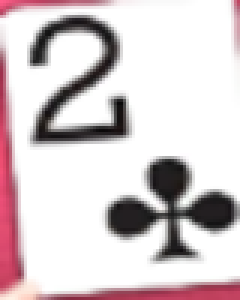
#> input picture card_templates/2c.png, 80 x 100 px (shown 3 times larger)
$ python -i advanced_card_detector.py   (imports and definitions only)
#> lines starting #> are read from the running program, lines starting #| are printed output that depends on the picture; after the words box and inside, x2 and y2 are one past the last pixel; in counts of white or black regions, pixels touching at a corner belong together
### logger.py
import os
import datetime
import cv2
import json
from typing import Any, Dict, List


class Logger:
    def __init__(self, base_dir="logs"):
        """Initialize logger with base directory"""
        self.base_dir = base_dir
        self.ensure_directory_exists(base_dir)

        # Create session directory
        self.session_dir = self.create_session_directory()

        # Create subdirectories
        self.image_dir = os.path.join(self.session_dir, "images")
        self.log_dir = os.path.join(self.session_dir, "logs")
        self.ensure_directory_exists(self.image_dir)
        self.ensure_directory_exists(self.log_dir)

        # Initialize log file
        self.log_file_path = os.path.join(self.log_dir, "session.log")
        self.initialize_log_file()

    def ensure_directory_exists(self, directory: str):
        """Create a directory if it doesn't exist"""
        if not os.path.exists(directory):
            os.makedirs(directory)

    def create_session_directory(self) -> str:
        """Create a session directory with a timestamp"""
        timestamp = datetime.datetime.now().strftime("%Y%m%d_%H%M%S")
        session_dir = os.path.join(self.base_dir, f"session_{timestamp}")
        self.ensure_directory_exists(session_dir)
        return session_dir

    def initialize_log_file(self):
        """Initialize log file with header"""
        header = f"=== Governor of Poker Bot Session ===\n"
        header += f"Started at: {datetime.datetime.now().strftime('%Y-%m-%d %H:%M:%S')}\n\n"

        with open(self.log_file_path, 'w', encoding='utf-8') as f:
            f.write(header)

    # [17 lines left out: functions log, log_card_detection, not called in this run]

    def log_simulation_results(self, win_prob: float, lose_prob: float, tie_prob: float):
        """Log simulation results"""
        self.log(f"Simulation results - Win: {win_prob:.2%}, Lose: {lose_prob:.2%}, Tie: {tie_prob:.2%}")

    def log_decision(self, decision: str):
        """Log bot decision"""
        self.log(f"Bot decision: {decision}")

    # [26 lines left out: functions log_error, save_image, save_calibration_data, not called in this run]

    def get_session_directory(self) -> str:
        """Get the current session directory"""
        return self.session_dir

### advanced_card_detector.py
#!/usr/bin/env python3
"""
Advanced Card Detection Module with OCR and Multiple Detection Methods
"""
import cv2
import numpy as np
import os
import pytesseract
from logger import Logger


class AdvancedCardDetector:
    def __init__(self):
        """Initialize advanced card detector"""
        self.suits = ['d', 's', 'c', 'h']
        self.ranks = ['A', '2', '3', '4', '5', '6', '7', '8', '9', 'T', 'J', 'Q', 'K']
        self.logger = Logger()

        # Initialize Tesseract OCR
        pytesseract.pytesseract.tesseract_cmd = r'C:\Program Files\Tesseract-OCR\tesseract.exe'

        # Load templates for fallback
        self.rank_templates = self._load_rank_templates()
        self.suit_templates = self._load_suit_templates()

        # Card detection parameters
        self.card_aspect_ratio = 1.4  # Standard playing card aspect ratio
        self.min_card_area = 1000
        self.max_card_area = 50000

    def _load_rank_templates(self):
        """Load rank templates for OCR fallback"""
        templates = {}
        template_dir = "rank_templates"
        if os.path.exists(template_dir):
            for rank in self.ranks:
                template_path = os.path.join(template_dir, f"{rank}.png")
                if os.path.exists(template_path):
                    templates[rank] = cv2.imread(template_path, cv2.IMREAD_GRAYSCALE)
        return templates

    def _load_suit_templates(self):
        """Load suit templates for OCR fallback"""
        templates = {}
        template_dir = "suit_templates"
        if os.path.exists(template_dir):
            for suit in self.suits:
                template_path = os.path.join(template_dir, f"{suit}.png")
                if os.path.exists(template_path):
                    templates[suit] = cv2.imread(template_path, cv2.IMREAD_GRAYSCALE)
        return templates

    def _preprocess_for_ocr(self, card_image):
        """Preprocess card image for better OCR results"""
        # Convert to grayscale
        gray = cv2.cvtColor(card_image, cv2.COLOR_BGR2GRAY)

        # Apply adaptive thresholding for better text detection
        binary = cv2.adaptiveThreshold(gray, 255, cv2.ADAPTIVE_THRESH_GAUSSIAN_C,
                                      cv2.THRESH_BINARY_INV, 11, 2)

        # Remove noise
        kernel = np.ones((1, 1), np.uint8)
        processed = cv2.morphologyEx(binary, cv2.MORPH_CLOSE, kernel)

        return processed

    def _extract_rank_with_ocr(self, card_image):
        """Extract card rank using OCR"""
        try:
            # Preprocess image
            processed = self._preprocess_for_ocr(card_image)

            # Configure Tesseract for single character recognition
            custom_config = r'--oem 3 --psm 10 -c tessedit_char_whitelist=AKQJT98765432'

            # Perform OCR
            text = pytesseract.image_to_string(processed, config=custom_config)

            # Clean and validate the result
            text = text.strip().upper()

            # Map common OCR errors
            ocr_mapping = {
                '0': 'O',  # Sometimes 0 is detected as O
                'S': '5',  # Sometimes S is detected as 5
            }

            for wrong, correct in ocr_mapping.items():
                text = text.replace(wrong, correct)

            # Validate rank
            if text in self.ranks:
                return text
            elif len(text) == 1 and text.isdigit() and text in '23456789':
                return text
            else:
                self.logger.log(f"OCR detected invalid rank: {text}", level="WARNING")
                return None

        except Exception as e:
            self.logger.log(f"OCR error: {e}", level="ERROR")
            return None

    # [120 lines left out: functions _extract_suit_with_ocr, _detect_card_with_contours, _fallback_template_matching, not called in this run]

    def detect_cards(self, image, card_type="player"):
        """Main card detection method using multiple approaches"""
        if image is None or image.size == 0:
            self.logger.log(f"{card_type} image is None or empty", level="WARNING")
            return []

        # Ensure proper image format
        if len(image.shape) == 2:
            image = cv2.cvtColor(image, cv2.COLOR_GRAY2BGR)
        elif len(image.shape) == 3 and image.shape[2] == 4:
            image = cv2.cvtColor(image, cv2.COLOR_BGRA2BGR)

        detected_cards = []

        # Method 1: Direct OCR on the whole image
        try:
            rank = self._extract_rank_with_ocr(image)
            suit = self._extract_suit_with_ocr(image)

            if rank and suit:
                card = f"{rank}{suit}"
                detected_cards.append(card)
                self.logger.log(f"OCR detected {card_type} card: {card}")
                return detected_cards
        except Exception as e:
            self.logger.log(f"Direct OCR failed: {e}", level="WARNING")

        # Method 2: Contour-based detection
        try:
            cards = self._detect_card_with_contours(image)
            for card_roi, (x, y, w, h) in cards:
                rank = self._extract_rank_with_ocr(card_roi)
                suit = self._extract_suit_with_ocr(card_roi)

                if rank and suit:
                    card = f"{rank}{suit}"
                    detected_cards.append(card)
                    self.logger.log(f"Contour+OCR detected {card_type} card: {card}")
                else:
                    # Fallback to template matching
                    card = self._fallback_template_matching(card_roi, card_type)
                    if card:
                        detected_cards.append(card)
                        self.logger.log(f"Template matching detected {card_type} card: {card}")
        except Exception as e:
            self.logger.log(f"Contour detection failed: {e}", level="WARNING")

        # Method 3: Direct template matching as last resort
        if not detected_cards:
            card = self._fallback_template_matching(image, card_type)
            if card:
                detected_cards.append(card)
                self.logger.log(f"Final fallback detected {card_type} card: {card}")

        return detected_cards

    # [62 lines left out: functions get_player_cards, get_community_cards, not called in this run]

>>> import cv2
>>> picture = cv2.imread('card_templates/2c.png')
#> picture is the input picture: shape (100, 80, 3); mean B, G, R 206.8, 204.4, 215.3
>>> result = AdvancedCardDetector().detect_cards(picture)
#> in _preprocess_for_ocr, `gray = cv2.cvtColor(card_image, cv2.COLOR_BGR2GRAY)`:
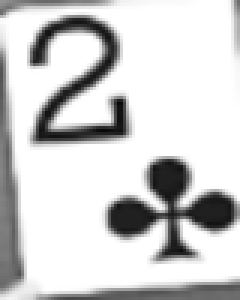
#> gray: shape (100, 80) (shown 3 times larger); min 9, max 255, mean 207.9
#> in _preprocess_for_ocr, `binary = cv2.adaptiveThreshold(gray, 255, cv2.ADAPTIVE_THRESH_GAUSSIAN..`:
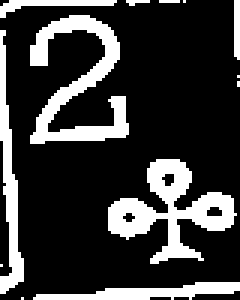
#> binary: shape (100, 80) (shown 3 times larger); 22.5% white; 13 white regions (7 under 20 px), largest, box (x1, y1, x2, y2) and area: (36, 53, 79, 88) 595, (10, 5, 43, 48) 547, (0, 10, 8, 98) 286, (11, 94, 80, 100) 219, (0, 0, 39, 6) 89, (78, 0, 80, 20) 39
#> (the run stopped early here; a loop or call above may not have finished)

$ run again, on card_templates/3c.png
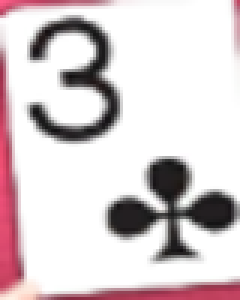
#> input picture card_templates/3c.png, 80 x 100 px (shown 3 times larger)
#> picture is the input picture: shape (100, 80, 3); mean B, G, R 208.7, 206.3, 217.2
#> in _preprocess_for_ocr, `gray = cv2.cvtColor(card_image, cv2.COLOR_BGR2GRAY)`:
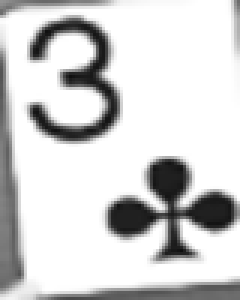
#> gray: shape (100, 80) (shown 3 times larger); min 14, max 255, mean 209.8
#> in _preprocess_for_ocr, `binary = cv2.adaptiveThreshold(gray, 255, cv2.ADAPTIVE_THRESH_GAUSSIAN..`:
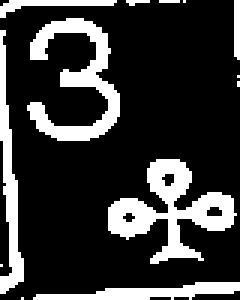
#> binary: shape (100, 80) (shown 3 times larger); 21.7% white; 13 white regions (7 under 20 px), largest, box (x1, y1, x2, y2) and area: (36, 53, 79, 88) 595, (9, 6, 40, 47) 483, (0, 10, 8, 98) 286, (11, 94, 80, 100) 219, (0, 0, 39, 6) 89, (78, 0, 80, 20) 39

$ run again, on card_templates/5c.png
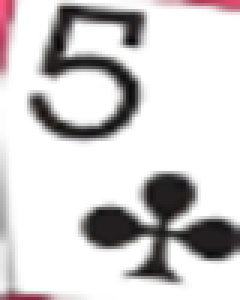
#> input picture card_templates/5c.png, 80 x 100 px (shown 3 times larger)
#> picture is the input picture: shape (100, 80, 3); mean B, G, R 208.7, 208.1, 210.8
#> in _preprocess_for_ocr, `gray = cv2.cvtColor(card_image, cv2.COLOR_BGR2GRAY)`:
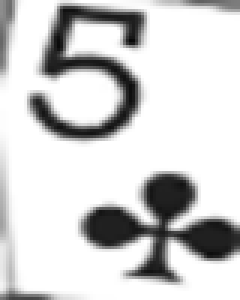
#> gray: shape (100, 80) (shown 3 times larger); min 8, max 255, mean 209
#> in _preprocess_for_ocr, `binary = cv2.adaptiveThreshold(gray, 255, cv2.ADAPTIVE_THRESH_GAUSSIAN..`:
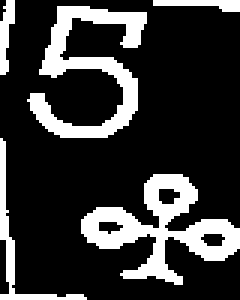
#> binary: shape (100, 80) (shown 3 times larger); 21.4% white; 5 white regions, box (x1, y1, x2, y2) and area: (27, 58, 80, 95) 741, (9, 2, 49, 46) 648, (0, 46, 29, 100) 180, (0, 0, 5, 25) 76, (51, 0, 80, 4) 71

$ run again, on card_templates/7c.png
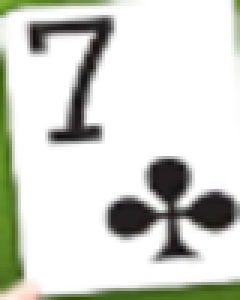
#> input picture card_templates/7c.png, 80 x 100 px (shown 3 times larger)
#> picture is the input picture: shape (100, 80, 3); mean B, G, R 205.9, 212.8, 210.4
#> in _preprocess_for_ocr, `gray = cv2.cvtColor(card_image, cv2.COLOR_BGR2GRAY)`:
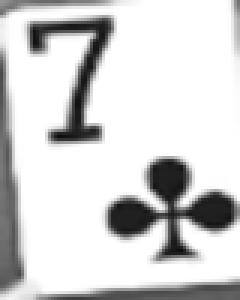
#> gray: shape (100, 80) (shown 3 times larger); min 12, max 255, mean 211.3
#> in _preprocess_for_ocr, `binary = cv2.adaptiveThreshold(gray, 255, cv2.ADAPTIVE_THRESH_GAUSSIAN..`:
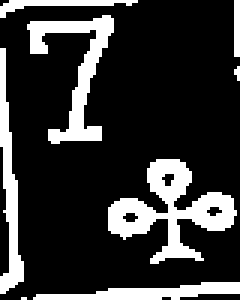
#> binary: shape (100, 80) (shown 3 times larger); 20.5% white; 8 white regions (2 under 20 px), largest, box (x1, y1, x2, y2) and area: (36, 53, 79, 88) 595, (9, 5, 38, 48) 397, (0, 16, 8, 98) 281, (11, 94, 80, 100) 225, (0, 0, 46, 6) 99, (78, 0, 80, 19) 38
